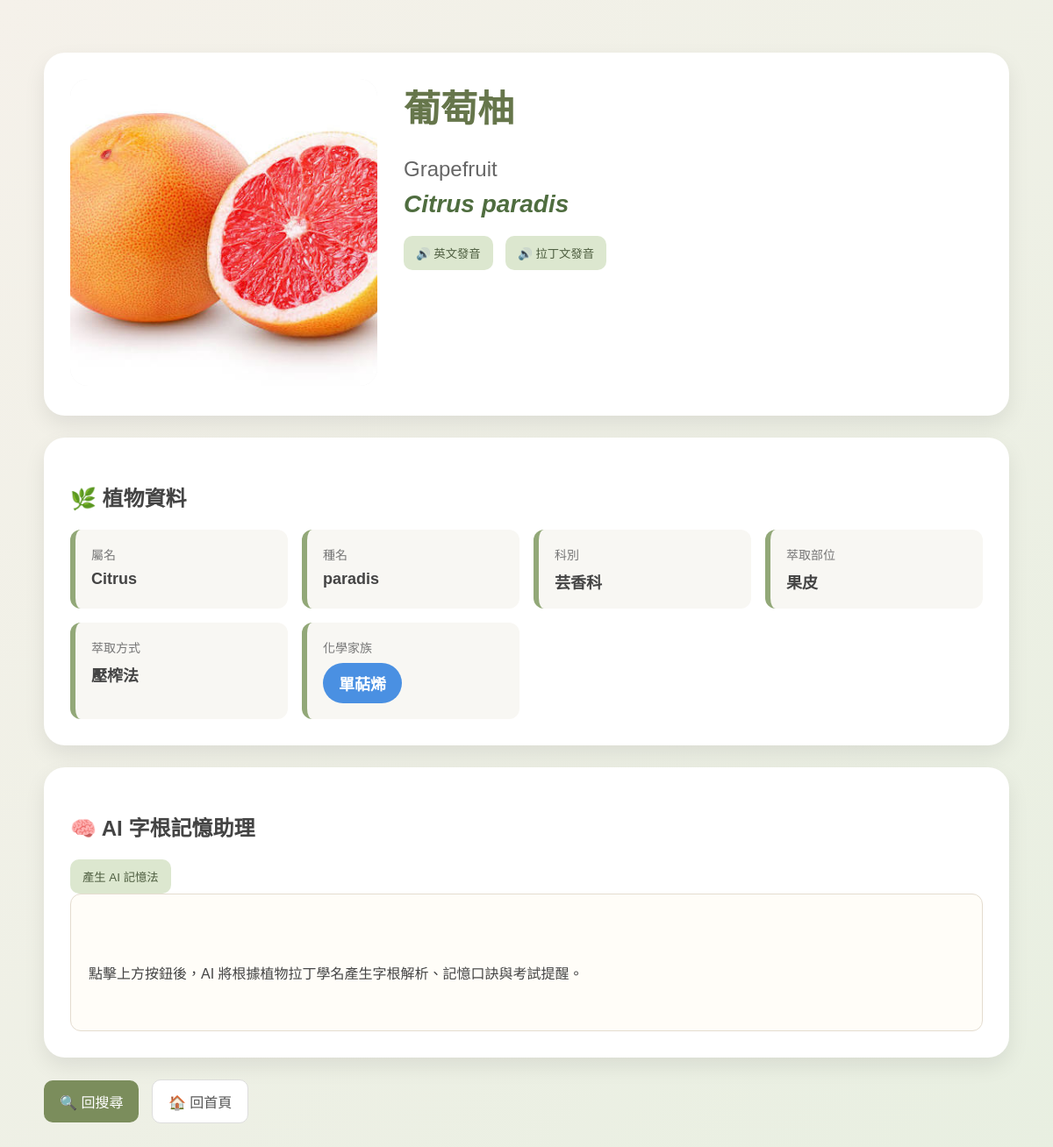
/plant/2, run on the app's committed database.
### tables this page shows
CREATE TABLE plants (
    id INTEGER PRIMARY KEY AUTOINCREMENT,
    chinese_name TEXT,
    english_name TEXT,
    latin_name TEXT,
    genus TEXT,
    species TEXT,
    family TEXT,
    plant_part TEXT,
    extraction_method TEXT,
    chemical_family TEXT,
    notes TEXT
, image_url TEXT);

### app.py (the view, shortened to what this page needs)
@app.route("/plant/<int:plant_id>", methods=["GET", "POST"])
def plant_detail(plant_id):
    plant = get_plant_detail(plant_id)
    ai_memory = None
    return render_template(
        "plant_detail.html",
        plant=plant,
        ai_memory=ai_memory
    )

### app.py (called while the page is built)
def get_connection():
    conn = sqlite3.connect("ifa.db")
    conn.row_factory = sqlite3.Row
    return conn

def get_plant_detail(plant_id):
    conn = get_connection()
    cursor = conn.cursor()
    cursor.execute("""
        SELECT *
        FROM plants
        WHERE id = ?
    """, (plant_id,))
    plant = cursor.fetchone()
    conn.close()
    return plant

### templates/plant_detail.html (shortened to what this page needs)
<!DOCTYPE html>
<html lang="zh-Hant">
<head>
</head>
<body>
<div class="container">
    <div class="card">
        <div class="hero">
            <div>
                {% if plant["image_url"] %}
                    <img src="{{ plant['image_url'] }}" class="plant-image">
                {% else %}
                    <img src="https://placehold.co/500x500?text=Plant" class="plant-image">
                {% endif %}
            </div>
            <div>
                <h1>{{ plant["chinese_name"] }}</h1>
                <div class="english">
                    {{ plant["english_name"] }}
                </div>
                <div class="latin">
                    {{ plant["latin_name"] }}
                </div>
                <div class="button-row">
                    <button class="speak-btn" onclick="speakEnglish()">
                        🔊 英文發音
                    </button>
                    <button class="speak-btn" onclick="speakLatin()">
                        🔊 拉丁文發音
                    </button>
                </div>
            </div>
        </div>
    </div>
    <div class="card">
        <h2>🌿 植物資料</h2>
        <div class="info-grid">
            <div class="info-box">
                <div class="label">屬名</div>
                <div class="value">{{ plant["genus"] }}</div>
            </div>
            <div class="info-box">
                <div class="label">種名</div>
                <div class="value">{{ plant["species"] }}</div>
            </div>
            <div class="info-box">
                <div class="label">科別</div>
                <div class="value">{{ plant["family"] }}</div>
            </div>
            <div class="info-box">
                <div class="label">萃取部位</div>
                <div class="value">{{ plant["plant_part"] }}</div>
            </div>
            <div class="info-box">
                <div class="label">萃取方式</div>
                <div class="value">{{ plant["extraction_method"] }}</div>
            </div>
            <div class="info-box">
                <div class="label">化學家族</div>
                <div id="chemical-family" class="value">
                    {{ plant["chemical_family"] }}
                </div>
            </div>
        </div>
    </div>
    <div class="card">
    <h2>🧠 AI 字根記憶助理</h2>
    <form method="POST">
        <button class="speak-btn" type="submit">
            產生 AI 記憶法
        </button>
    </form>
    <div class="ai-box">
        {% if ai_memory %}
            {{ ai_memory }}
        {% else %}
            點擊上方按鈕後，AI 將根據植物拉丁學名產生字根解析、記憶口訣與考試提醒。
        {% endif %}
    </div>
</div>
    <a href="/search" class="btn btn-green">🔍 回搜尋</a>
    <a href="/" class="btn btn-light">🏠 回首頁</a>
</div>
</body>
</html>

### templates/plant_detail.html (style rules this page uses)
body { margin: 0; font-family: "Microsoft JhengHei", sans-serif; background: linear-gradient(135deg, #f5f1ea, #e8efe1); color: #444; }
.container { max-width: 1100px; margin: 40px auto; padding: 20px; }
.card { background: white; border-radius: 24px; padding: 30px; box-shadow: 0 10px 25px rgba(0, 0, 0, 0.08); margin-bottom: 25px; }
.hero { display: grid; grid-template-columns: 350px 1fr; gap: 30px; }
.plant-image { width: 100%; height: 350px; object-fit: cover; border-radius: 20px; background: #f3f3f3; }
h1 { margin-top: 0; color: #66764b; font-size: 42px; }
.english { font-size: 24px; color: #666; margin-bottom: 10px; }
.latin { font-size: 28px; font-style: italic; color: #4f6d3f; font-weight: bold; }
.button-row { margin-top: 20px; }
.speak-btn { border: none; background: #dce7cf; color: #4d5d3f; border-radius: 10px; padding: 10px 14px; cursor: pointer; margin-right: 10px; }
.info-grid { display: grid; grid-template-columns: repeat(auto-fit, minmax(220px, 1fr)); gap: 16px; }
.info-box { background: #f8f7f3; border-left: 6px solid #92a878; padding: 18px; border-radius: 12px; }
.label { color: #777; font-size: 14px; margin-bottom: 8px; }
.value { font-size: 18px; font-weight: bold; }
.family-badge { display: inline-block; padding: 10px 18px; border-radius: 999px; color: white; font-weight: bold; }
.ai-box { background: #fffdf8; border: 1px solid #e4dccf; border-radius: 12px; padding: 20px; line-height: 1.8; white-space: pre-line; }
.btn { display: inline-block; padding: 12px 18px; border-radius: 10px; text-decoration: none; margin-right: 10px; }
.btn-green { background: #7b8d5c; color: white; }
.btn-light { background: white; color: #555; border: 1px solid #ddd; }

### data on the page
plants: image_url (picture), chinese_name "葡萄柚", english_name "Grapefruit", latin_name "Citrus paradis", genus "Citrus", species "paradis", family "芸香科", plant_part "果皮", extraction_method "壓榨法", chemical_family "單萜烯"
